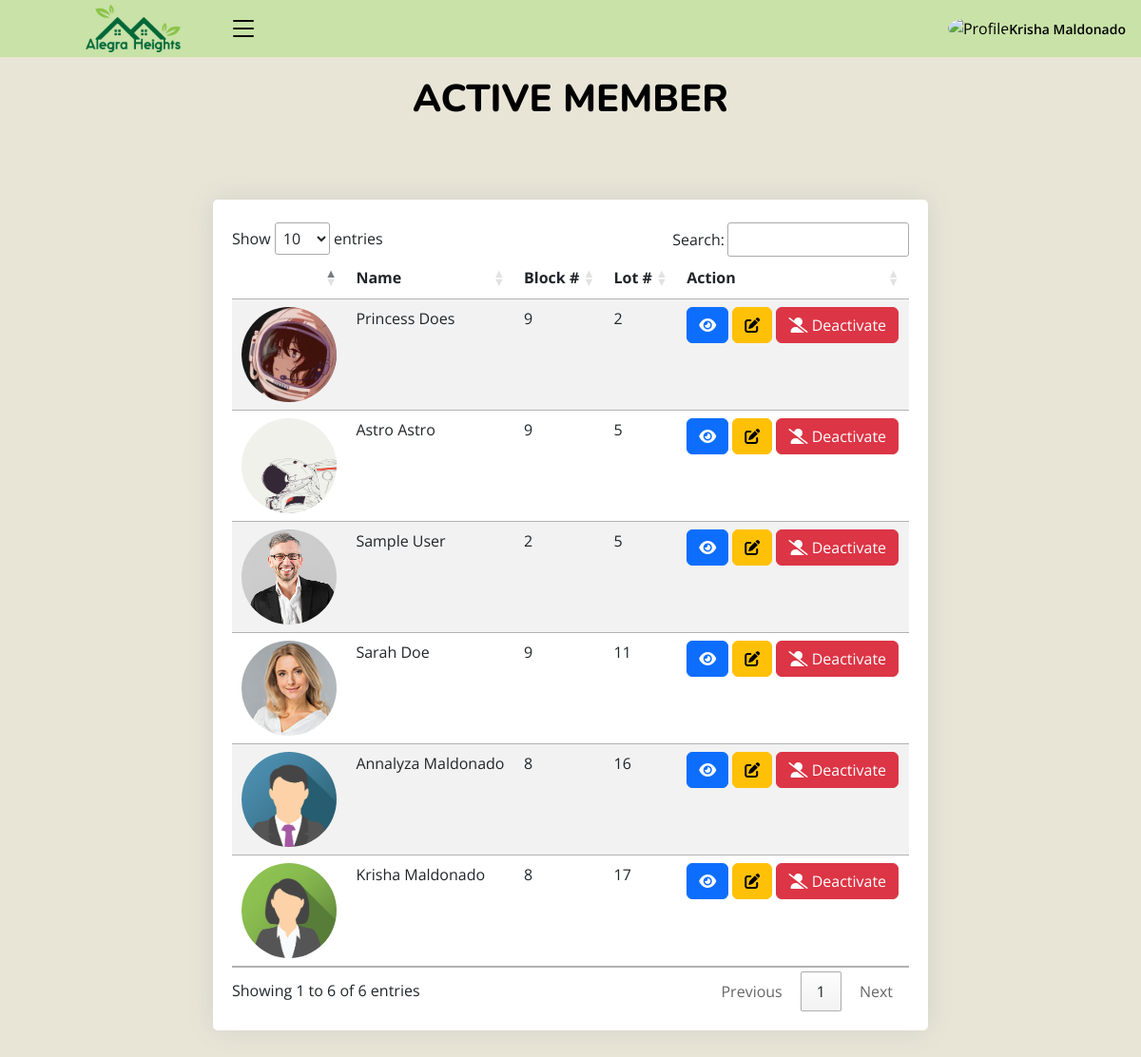
Before: /admin/in_member.php (signed in) with the older database file.
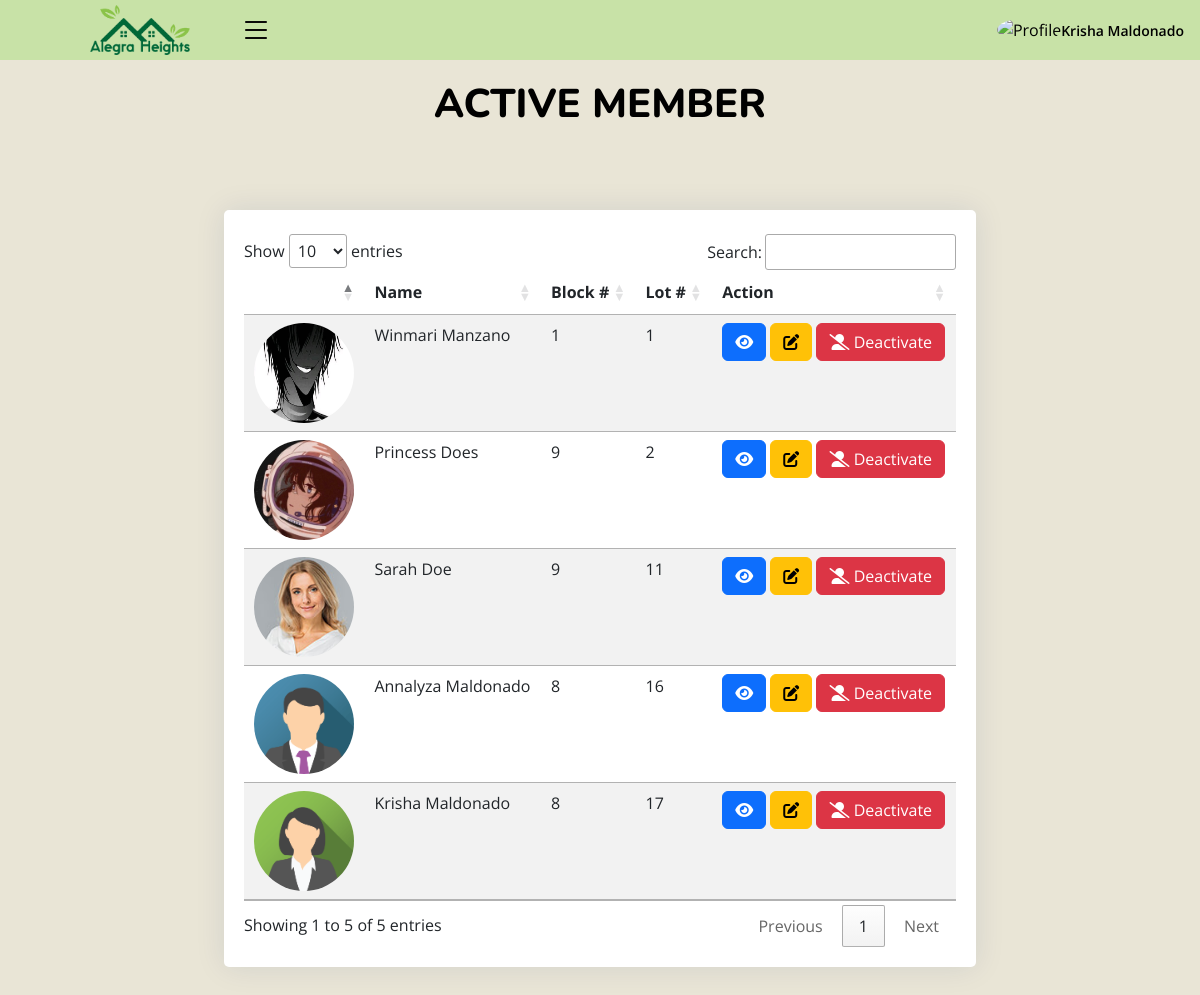
After: the same page with the newer database file.
### tables this page shows
CREATE TABLE `members` (
  `id` int(10) NOT NULL,
  `block_number` int(10) NOT NULL,
  `lot_number` int(10) NOT NULL,
  `first_name` varchar(100) NOT NULL,
  `mid_name` varchar(250) NOT NULL,
  `last_name` varchar(100) NOT NULL,
  `gender` varchar(250) NOT NULL,
  `contact` varchar(250) NOT NULL,
  `username` varchar(250) NOT NULL,
  `password` varchar(250) NOT NULL,
  `user_image` varchar(250) NOT NULL,
  `status` int(11) NOT NULL DEFAULT 1,
  `date_added` date DEFAULT current_timestamp(),
  `household_id` int(11) DEFAULT NULL,
  `membership_plan` varchar(255) DEFAULT 'Monthly'
);

### admin/class/adminback.php (called while the page is built, shortened)
<?php
class  adminback
{
    private $connection;
    function __construct()
    {
        $dbhost = "localhost";
        $dbuser = "root";
        $dbpass = "";
        $dbname = "alegra_heights_db";
        $this->connection = mysqli_connect($dbhost, $dbuser, $dbpass, $dbname);
    }
    function display_memberin()
    {
        $query = "SELECT * FROM `members` WHERE `status` = 1 ORDER BY `lot_number` ASC";
        if (mysqli_query($this->connection, $query)) {
            $mem_info = mysqli_query($this->connection, $query);
            return $mem_info;
        }
    }
}

### admin/in_member.php (the view, shortened to what this page needs)
<?php
include_once("class/adminback.php");
$obj = new adminback();
$members = $obj->display_memberin();
?>
<!DOCTYPE html>
<html lang="en">
<?php include('header.php')?>
    <link rel="stylesheet" href="https://cdn.datatables.net/1.13.4/css/jquery.dataTables.min.css">
    <link rel="stylesheet" href="https://cdn.datatables.net/searchpanes/2.1.2/css/searchPanes.dataTables.min.css">
    <link rel="stylesheet" href="https://cdn.datatables.net/searchpanes/2.1.2/js/dataTables.searchPanes.min.js">
<body class="toggle-sidebar">
<?php include('headnav.php')?>
<main id="main" class="main">
<div class="pagetitle">
  <h1>ACTIVE MEMBER</h1>
  <br>
</div>
<section class="section">
  <div class="row">
    <div style="margin: auto;" class="col-lg-8">
    <br>
    <br>
      <div class="card">
        <div class="card-body">
            <br>
          <div class="table-wrapper">
          <table id="example" class="table table-striped table-hover datatable">
            <thead>
                <th scope="col"></th>
                <th scope="col">Name</th>
                <th scope="col">Block #</th>
                <th scope="col">Lot #</th>
                <th scope="col">Action</th>
            </thead>
            <tbody>
            <?php
    while ($mem = mysqli_fetch_assoc($members)){
        ?>
              <tr>
                <th scope="row"><img style="border-radius: 50%; width: 100px; height: 100px;" src="user_img/<?php echo $mem['user_image']; ?>" alt=""></th>
                <td><?php echo $mem['first_name']." ".$mem['last_name'] ?></td>
                <td><?php echo $mem['block_number']; ?></td>
                <td><?php echo $mem['lot_number']; ?></td>
                <td>
                <a href="view_member.php?status=view&&id=<?php echo $mem['id'] ?>" type="button" class="btn btn-primary"><i class="fa-solid fa-eye"></i></a>
                <a href="view_member.php?status=view&&id=<?php echo $mem['id'] ?>" type="button" class="btn btn-warning"><i class="fa-solid fa-pen-to-square"></i></a>
                <a href="?status=update&&id=<?php echo $mem['id'] ?>" onclick="return confirm('Are you sure you want to move this member to the inactive list?')"  type="button" class="btn btn-danger"><i class="fa-solid fa-user-large-slash"></i> Deactivate</button></a>
                </td>
              </tr>
            <?php
            }
              ?>
            </tbody>
          </table>
          </div>
        </div>
      </div>
    </div>
  </div>
</section>
</main>
</body>
</html>

Changed rows visible on the page:
removed members: user_image (picture), first_name "Astro", last_name "Astro", block_number "9", lot_number "5"
removed members: user_image (picture), first_name "Sample", last_name "User", block_number "2", lot_number "5"
added members: user_image (picture), first_name "Winmari", last_name "Manzano", block_number "1", lot_number "1"
Other visible differences:
text written by a page script: "Show entries Search: Showing 1 to 6 of 6 entries Previous 1 Next" → "Show entries Search: Showing 1 to 5 of 5 entries Previous 1 Next"
